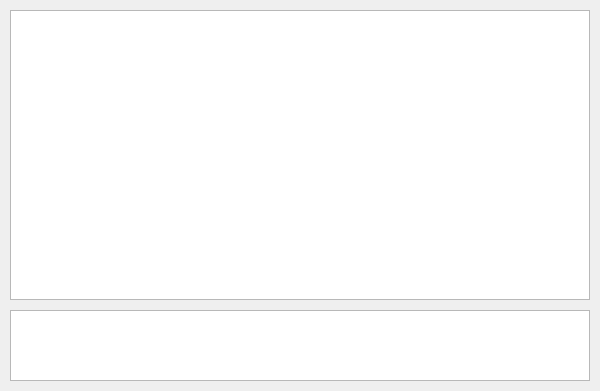
<?xml version="1.0" encoding="UTF-8"?>
<ui version="4.0">
 <class>RubyConsoleClass</class>
 <widget class="QDialog" name="RubyConsoleClass">
  <property name="geometry">
   <rect>
    <x>0</x>
    <y>0</y>
    <width>600</width>
    <height>391</height>
   </rect>
  </property>
  <property name="windowTitle">
   <string>RubyConsole</string>
  </property>
  <widget class="QTextEdit" name="resultText">
   <property name="geometry">
    <rect>
     <x>10</x>
     <y>10</y>
     <width>580</width>
     <height>290</height>
    </rect>
   </property>
   <property name="horizontalScrollBarPolicy">
    <enum>Qt::ScrollBarAlwaysOff</enum>
   </property>
   <property name="readOnly">
    <bool>true</bool>
   </property>
  </widget>
  <widget class="EnterCallQTextEdit" name="inputText">
   <property name="geometry">
    <rect>
     <x>10</x>
     <y>310</y>
     <width>580</width>
     <height>71</height>
    </rect>
   </property>
  </widget>
 </widget>
 <layoutdefault spacing="6" margin="11"/>
 <customwidgets>
  <customwidget>
   <class>EnterCallQTextEdit</class>
   <extends>QTextEdit</extends>
   <header>entercallqtextedit.h</header>
  </customwidget>
 </customwidgets>
 <resources/>
 <connections/>
</ui>
